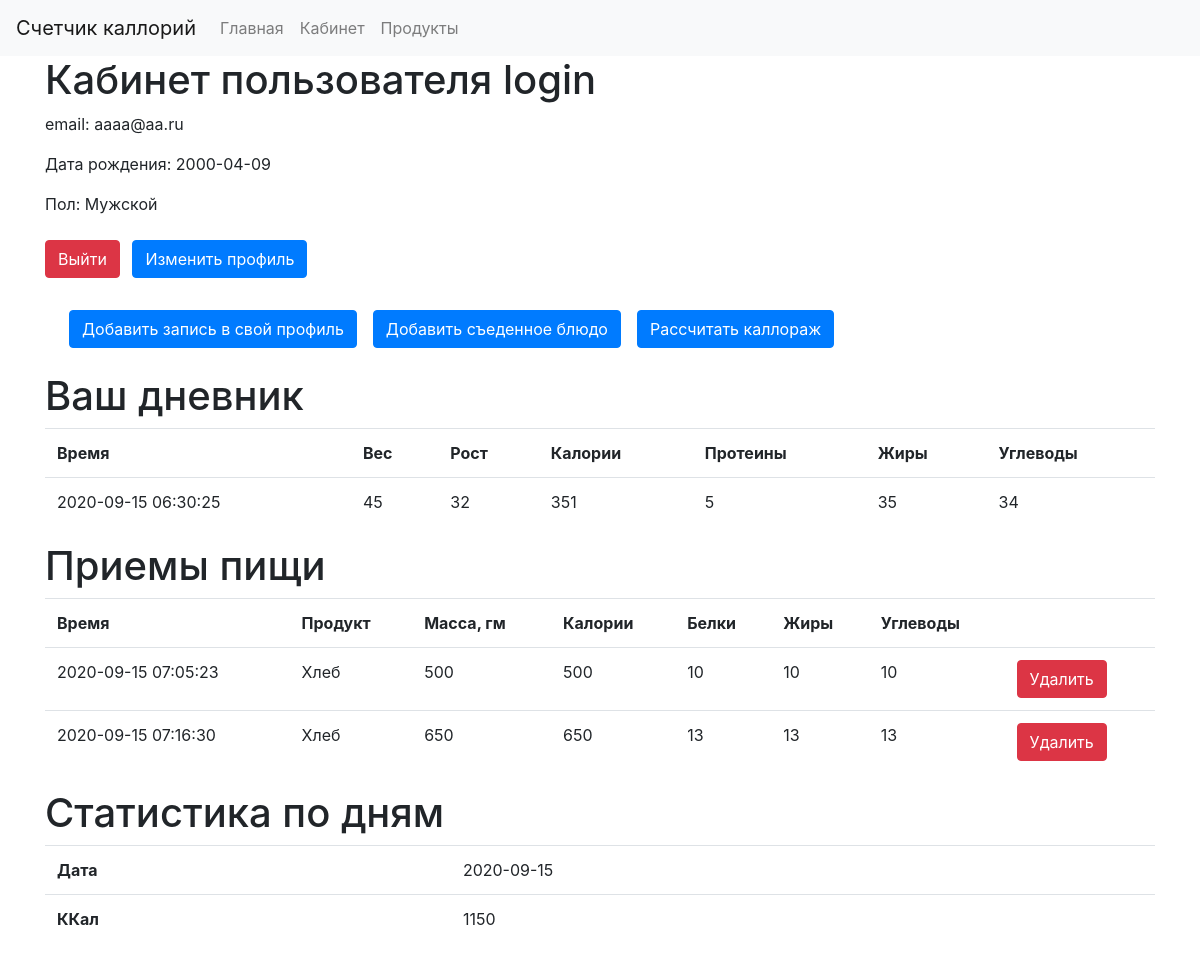
The app's page /cabinet_1 (signed in) with its own data.
### models.py (models this page shows, shortened)
class User(UserMixin, db.Model): #пользователи
    __tablename__ = 'user'
    id = db.Column(db.Integer, primary_key=True)
    username = db.Column(db.String(64), index=True, unique=True)
    email = db.Column(db.String(120), index=True, unique=True)
    password_hash = db.Column(db.String(128))
    birthday = db.Column(db.DateTime)
    sex = db.Column(db.String(16))

class Parametrs(db.Model): #Параметры
    id = db.Column(db.Integer, primary_key=True)
    user_id = db.Column(db.Integer, db.ForeignKey('user.id'))
    datetime = db.Column(db.DateTime, default=datetime.utcnow)
    user_weight = db.Column(db.Integer)
    user_growth = db.Column(db.Integer)
    calorie = db.Column(db.Integer)
    proteins = db.Column(db.Integer)
    fats = db.Column(db.Integer)
    carbohydrates = db.Column(db.Integer)

class Meals(db.Model): #Еда
    id = db.Column(db.Integer, primary_key=True)
    datetime = db.Column(db.DateTime, default=datetime.utcnow)
    user_id = db.Column(db.Integer, db.ForeignKey('user.id'))
    dishes_id = db.Column(db.Integer, db.ForeignKey('dishes.id'))
    dishes_weight = db.Column(db.Integer)
    calorie = db.Column(db.Integer)
    proteins = db.Column(db.Integer)
    fats = db.Column(db.Integer)
    carbohydrates = db.Column(db.Integer)

class Dishes(db.Model): #Блюда
    id = db.Column(db.Integer, primary_key=True)
    name = db.Column(db.String(64))
    calorie = db.Column(db.Integer)
    proteins = db.Column(db.Integer)
    fats = db.Column(db.Integer)
    carbohydrates = db.Column(db.Integer)

class Daily_intake(db.Model): #Суточная доза
    id = db.Column(db.Integer, primary_key=True)
    user_id = db.Column(db.Integer, db.ForeignKey('user.id'))
    date = db.Column(db.DateTime, default=datetime.utcnow)
    calorie = db.Column(db.Integer)
    proteins = db.Column(db.Integer)
    fats = db.Column(db.Integer)
    carbohydrates = db.Column(db.Integer)

### app.py (the view)
@app.route('/cabinet_<user_id>')
@login_required
def cabinet(user_id):
    u = models.User.query.filter_by(id=user_id).first()
    f = forms.AddParams()
    f2 = forms.AddMeals([])
    f3 = forms.DeleteMeals()
    f4 = forms.ChangeUser()
    f2.dishes.choices = [(str(i.id), i.name) for i in models.Dishes.query.all()]
    p = models.Parametrs.query.filter_by(user_id=current_user.id).all()
    daily = models.Daily_intake.query.all()
    date = datetime(year=datetime.now().year, month=datetime.now().month, day=datetime.now().day, hour=0, minute=0,
                    second=0, microsecond=0)
    meals = models.Meals.query.filter(
        models.Daily_intake.date >= date).filter_by(user_id=current_user.id).all()
    food = {i.id: i.name for i in models.Dishes.query.all()}
    return render_template('cabinet.html', username=u.username, email=u.email, birthday=u.birthday, sex=u.sex, form2=f2,
                           form=f,
                           title='Кабинет пользователя', params=p, daily=daily, meals=meals, food=food, form3=f3,
                           form4=f4)

### forms.py
class AddParams(FlaskForm):
    user_weight = IntegerField('Вес', validators=[DataRequired()])
    user_growth = IntegerField('Рост', validators=[DataRequired()])
    calorie = IntegerField('Калории', validators=[DataRequired()])
    proteins = IntegerField('Протеины', validators=[DataRequired()])
    fats = IntegerField('Жиры', validators=[DataRequired()])
    carbohydrates = IntegerField('Углеводы', validators=[DataRequired()])
    submit = SubmitField('Добавить запись')

class AddMeals(FlaskForm):
    dishes = SelectField('Продукт', validators=[DataRequired()])
    def __init__(self, meals):
        super().__init__()
        AddMeals.dishes = SelectField('Продукт', validators=[DataRequired()], choices=meals)
    dishes_weight = IntegerField('Вес продукта', validators=[DataRequired()])
    submit = SubmitField('Добавить порцию')

### app.py (called while the page is built)
@login.user_loader
def load_user(id):
    return models.User.query.get(int(id))

### templates/cabinet.html (shortened to what this page needs)
{% extends "base.html" %}
{% block content %}
    <h1>Кабинет пользователя {{ username }}</h1>
    <p>email: {{ email }}</p>
    <p>Дата рождения: {{ birthday.strftime("%Y-%m-%d") }}</p>
    <p>Пол: {% if sex=="f" %} Женский {% else %} Мужской {% endif %} </p>
    <button class="btn btn-danger" onClick='location.href="/logout"'>Выйти</button>
    <button type="button" class="btn btn-primary m-2" data-toggle="modal" data-target="#exampleModal3">
        Изменить профиль
    </button>
    <div class="row m-3">
        <button type="button" class="btn btn-primary m-2" data-toggle="modal" data-target="#exampleModal">
            Добавить запись в свой профиль
        </button>
        <button type="button" class="btn btn-primary m-2" data-toggle="modal" data-target="#exampleModal1">
            Добавить съеденное блюдо
        </button>
        <button type="button" class="btn btn-primary m-2" data-toggle="modal" data-target="#exampleModal2">
            Рассчитать каллораж
        </button>
    </div>
    <h1>Ваш дневник</h1>
    <table class="table">
        <tr>
            <th>Время</th>
            <th>Вес</th>
            <th>Рост</th>
            <th>Калории</th>
            <th>Протеины</th>
            <th>Жиры</th>
            <th>Углеводы</th>
        </tr>
        {% for p in params %}
            <tr>
                <td>{{ p.datetime.strftime("%Y-%m-%d %H:%M:%S") }}</td>
                <td>{{ p.user_weight }}</td>
                <td>{{ p.user_growth }}</td>
                <td>{{ p.calorie }}</td>
                <td>{{ p.proteins }}</td>
                <td>{{ p.fats }}</td>
                <td>{{ p.carbohydrates }}</td>
            </tr>
        {% endfor %}
    </table>
    <h1>Приемы пищи</h1>
    <table class="table">
        <tr>
            <th>Время</th>
            <th>Продукт</th>
            <th>Масса, гм</th>
            <th>Калории</th>
            <th>Белки</th>
            <th>Жиры</th>
            <th>Углеводы</th>
            <th></th>
        </tr>
        {% for p in meals %}
            <tr>
                <td>{{ p.datetime.strftime("%Y-%m-%d %H:%M:%S") }}</td>
                <td>{{ food[p.dishes_id] }}</td>
                <td>{{ p.dishes_weight }}</td>
                <td>{{ p.calorie }}</td>
                <td>{{ p.proteins }}</td>
                <td>{{ p.fats }}</td>
                <td>{{ p.carbohydrates }}</td>
                <td>
                    <form action="delete_meals" method="post" novalidate>
                        {{ form3.submit(class="btn btn-danger") }}
                    </form>
                </td>
            </tr>
        {% endfor %}
    </table>
    <h1>Статистика по дням</h1>
    <table class="table">
        <tr>
            <th>Дата</th>
            {% for p in daily %}
                <td>{{ p.date.strftime("%Y-%m-%d") }}</td>
            {% endfor %}
        </tr>
        <tr>
            <th>ККал</th>
            {% for p in daily %}
                <td>{{ p.calorie }}</td>
            {% endfor %}
        </tr>
    </table>
{% endblock %}

### templates/base.html (shortened to what this page needs)
<!DOCTYPE html>
<html>
<head>
    <link rel="stylesheet" href="https://maxcdn.bootstrapcdn.com/bootstrap/4.0.0/css/bootstrap.min.css"
>
</head>
<body>
<nav class="navbar navbar-expand-lg navbar-light bg-light">
    <a class="navbar-brand" href="/">Счетчик каллорий</a>
    <div class="collapse navbar-collapse" id="navbarNav">
        <ul class="navbar-nav">
            <li class="nav-item">
                <a class="nav-link" href="/">Главная<span class="sr-only">(current)</span></a>
            </li>
            {% if current_user.is_active %}
                <li class="nav-item">
                    <a class="nav-link" href="/cabinet_{{ current_user.id }}">Кабинет</a>
                </li>
            {% endif %}
            <li class="nav-item">
                <a class="nav-link" href="/dishes">Продукты</a>
            </li>
        </ul>
    </div>
</nav>
<div class="container">
    {% block content -%}
    {% endblock -%}
</div>
</body>
</html>

### records on screen
User: username "login", email "aaaa@aa.ru", strftime "2000-04-09"
Parametrs: datetime "2020-09-15 06:30:25", user_weight "45", user_growth "32", calorie "351", proteins "5", fats "35", carbohydrates "34"
Meals: datetime "2020-09-15 07:05:23", dishes_weight "500", calorie "500", proteins "10", fats "10", carbohydrates "10"
Dishes: name "Хлеб"
Meals: datetime "2020-09-15 07:16:30", dishes_weight "650", calorie "650", proteins "13", fats "13", carbohydrates "13"
Daily_intake: date "2020-09-15", calorie "1150"
